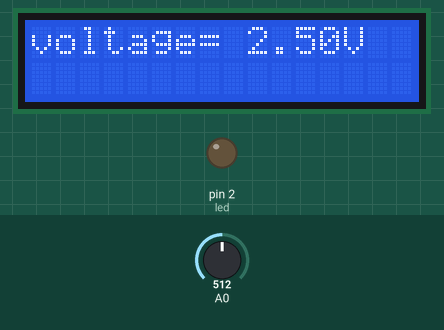
This sketch was run on a simulated Arduino Uno, built with avr-gcc and run on an emulated ATmega328P. On the bench: 16×2 character LCD, output pins drawn as LEDs (lit = HIGH). The inputs (shaded band) are chosen by the test bench; at power-on: A0 = 512. What the sketch prints to the serial monitor is not drawn.

Above: at 1.2 s.
1.3 s: A0 set to 605
At 2.5 s:
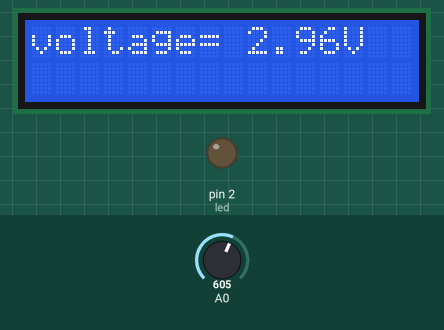
2.8 s: A0 set to 628
At 3.8 s:
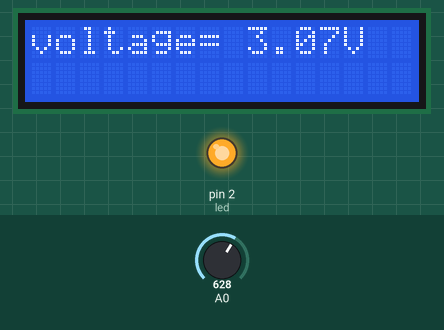
4.3 s: A0 set to 716
At 5.4 s:
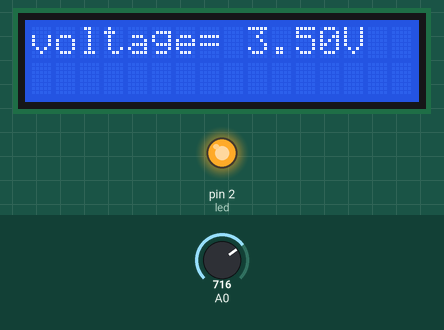
6.5 s: A0 set to 511
At 8.2 s:
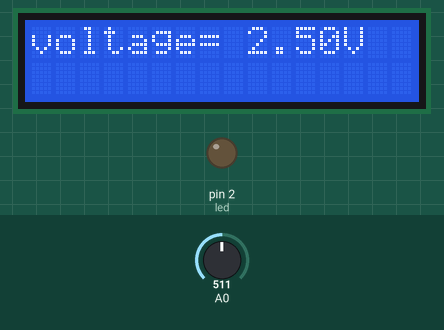
Timing chart, 0 to 9.7 s (numbered marks = the images above; inputs shaded):
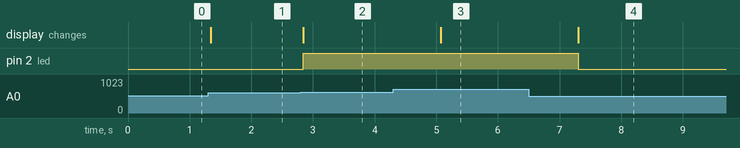

Measured:
- the behaviour switches between 613 and 614 on A0 (found by bisection; images 1 and 2)
- after the input at 1.3 s, the display: changes after 0.05 s (image 1)
- after the input at 2.8 s, pin 2 (led): LOW → HIGH at once; the display: changes at once (image 2)
- after the input at 4.3 s, the display: changes after 0.77 s (image 3)
- after the input at 6.5 s, pin 2 (led): HIGH → LOW after 0.80 s; the display: changes after 0.80 s (image 4)

The sketch:

piezo_sensor_with_arduino.ino
```cpp
#include <LiquidCrystal_I2C.h>

LiquidCrystal_I2C lcd(0x27,16,2);

float voltage;
int sensorvalue;
int led=2;

void setup() {
  // put your setup code here, to run once:
  lcd.begin();
  Serial.begin(9600);
  pinMode(led,OUTPUT);
}

void loop() {
  // put your main code here, to run repeatedly:
  sensorvalue=analogRead(A0);
  voltage=sensorvalue*(5.0/1023.00);
  Serial.println(sensorvalue);

  lcd.setCursor(0,0);
  lcd.print("voltage=");
  lcd.setCursor(9,0);
  lcd.print(voltage);
  lcd.setCursor(13,0);
  lcd.print("V");

  if(voltage>=3){
    digitalWrite(led,HIGH);
    delay(1000);
  }
  else{
    digitalWrite(led,LOW);
  }
  delay(100);
}
```
